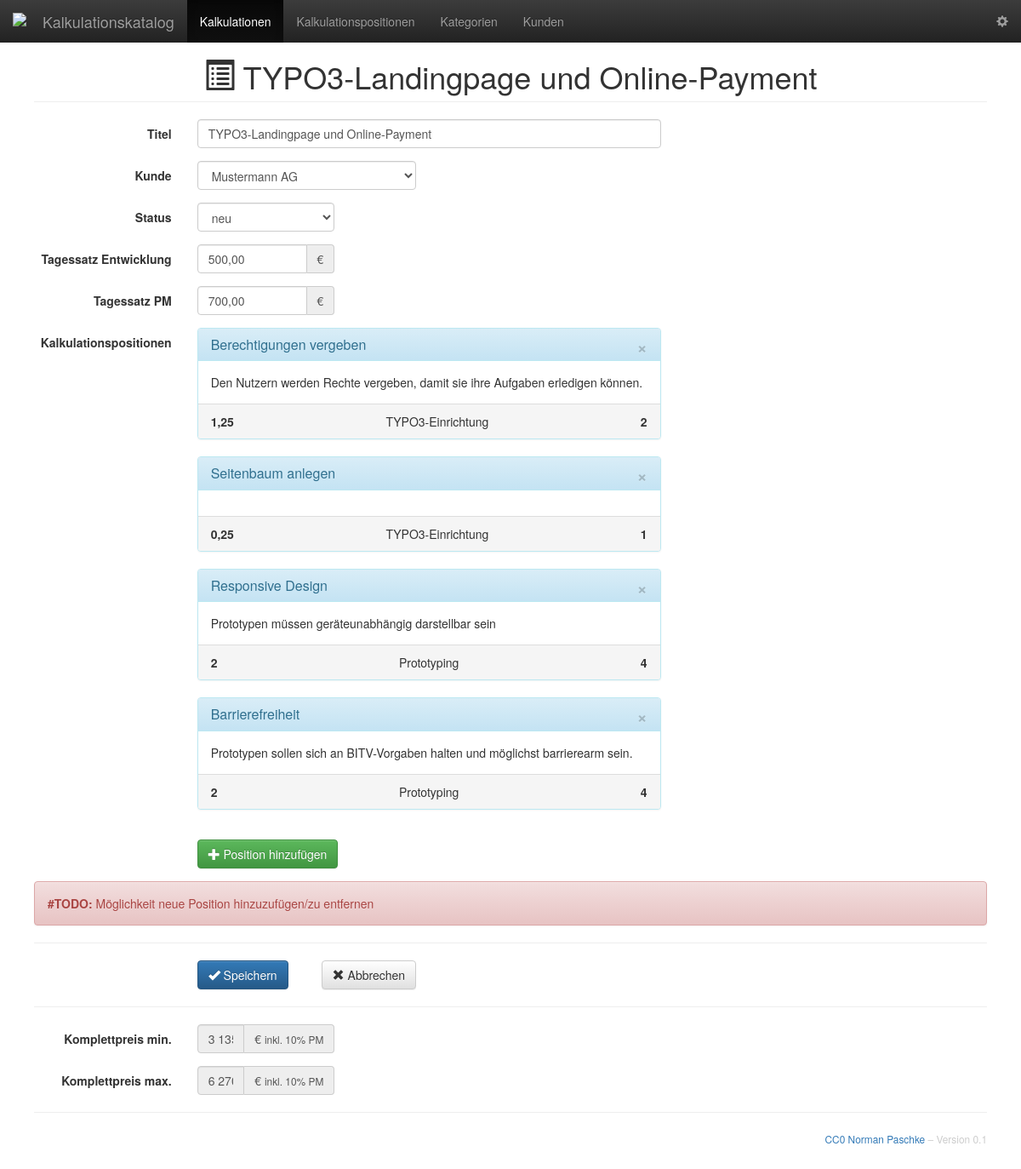
The app's page /?controller=calculation&action=show&id=1 with its own data.
### tables this page shows
CREATE TABLE `calculation` (
  `id` int(6) unsigned NOT NULL auto_increment,
  `tstamp` int(11) NOT NULL DEFAULT '0',
  `name` varchar(128) NOT NULL,
  `customer` int(6) unsigned NOT NULL,
  `status` int(6) unsigned NOT NULL,
  `price_team` float(6,2) unsigned NOT NULL DEFAULT '0',
  `price_pm` float(6,2) unsigned NOT NULL DEFAULT '0',
  PRIMARY KEY (`id`),
  CONSTRAINT `fk_customer` FOREIGN KEY (`customer`) REFERENCES customer(`id`),
  CONSTRAINT `fk_status` FOREIGN KEY (`status`) REFERENCES status(`id`)
);

CREATE TABLE `item` (
  `id` int(6) unsigned NOT NULL auto_increment,
  `name` varchar(128) NOT NULL,
  `description` text(1000),
  `tmin` float(6,3) unsigned NOT NULL DEFAULT '0',
  `tmax` float(6,3) unsigned NOT NULL DEFAULT '0',
  `category` int(6) unsigned NOT NULL,
  PRIMARY KEY (`id`),
  CONSTRAINT `fk_category` FOREIGN KEY (`category`) REFERENCES category(`id`)
);

CREATE TABLE `category` (
  `id` int(6) unsigned NOT NULL auto_increment,
  `name` varchar(128) NOT NULL,
  PRIMARY KEY (`id`)
);

### Classes/Models/calculation.model.php (called while the page is built, shortened)
<?php
class Calculation {
	public static function show($id) {
		global $db;
		$id = intval($id);
		$st = $db->prepare("SELECT * FROM calculation WHERE id=:id");
		$st->execute(array('id' => $id));
		$st->setFetchMode(PDO::FETCH_CLASS, "Calculation");
		$calculation = $st->fetch();
		return $calculation;
	}
	public function listItems($id) {
		$items = self::getItems($id);
		require_once "Classes/Views/calcItem.php";
	}
	public static function getItems($id) {
		global $db;
		$id = intval($id);
		$st = $db->prepare("SELECT i.* FROM item i INNER JOIN calculation_item_mm mm on i.id = mm.uid_item INNER JOIN calculation c on c.id = mm.uid_calculation WHERE c.id=:id;");
		$st->execute(array('id' => $id));
		$items = $st->fetchAll(PDO::FETCH_CLASS, "Item");
		return $items;
	}
	public static function getCompletePriceMin($id) {
		$items = self::getItems($id);
		$currentCalculation = self::show($id);
		$pt = 0;
		for ($i = 0; $i < count($items); $i++) {
			$task = $items[$i]->tmin;
			$pt = $pt + $task;
		};
		$team = floatval($currentCalculation->price_team);
		$pm = floatval($currentCalculation->price_pm);
		$pm = $pt * 0.1 * $pm;
		$pt = $pt * $team;
		$pt = $pt + $pm;
		return formatCurrency($pt);
	}
	public static function getCompletePriceMax($id) {
		$items = self::getItems($id);
		$currentCalculation = self::show($id);
		$pt = 0;
		for ($i = 0; $i < count($items); $i++) {
			$task = $items[$i]->tmax;
			$pt = $pt + $task;
		};
		$team = floatval($currentCalculation->price_team);
		$pm = floatval($currentCalculation->price_pm);
		$pm = $pt * 0.1 * $pm;
		$pt = $pt * $team;
		$pt = $pt + $pm;
		return formatCurrency($pt);
	}
}
?>

### Classes/Controllers/calculation.controller.php (called while the page is built, shortened)
<?php
class CalculationController {
	public function show() {
		$calculation = Calculation::show($_GET['id']);
		require_once "Classes/Views/showCalculation.php";
	}
}
?>

### index.php (called while the page is built, shortened)
<?php
require_once "Classes/Views/layout.php";

### Classes/Models/item.model.php (called while the page is built, shortened)
<?php
class Item {
	public static function getCategory($id) {
		global $db;
		$id = intval($id);
		$st = $db->prepare("SELECT * FROM category WHERE id=:id");
		$st->execute(array('id' => $id));
		$category = $st->fetch(PDO::FETCH_OBJ);
		return $category;
	}
}
?>

### Classes/Views/calcItem.php (the view)
<?php foreach($items as $item) { ?>
<div class="panel panel-info" id="<?php echo $item->id ?>">
	<div class="panel-heading">
		<button type="button" title="Entfernen" class="close" data-dismiss="alert" aria-label="Close"><span aria-hidden="true">&times;</span></button>
		<h3 class="panel-title"><?php echo $item->name ?></h3>
	</div>
	<div class="panel-body">
		<?php echo nl2br($item->description) ?>
	</div>
	<div class="panel-footer">
		<div class="pull-left"><strong><?php echo pt($item->tmin) ?></strong></div>
		<div class="pull-right"><strong><?php echo pt($item->tmax) ?></strong></div>
		<div class="text-center"><?php echo $item->getCategory($item->category)->name ?></div>
	</div>
</div>
<?php } ?>

### Classes/Views/showCalculation.php (shortened to what this page needs)
<?php echo pageHeader($calculation->name, 'glyphicon-list-alt') ?>
<form class="form-horizontal" action="/?controller=calculation&action=show&id=<?php echo $calculation->id ?>" method="POST">
	<div class="form-group">
		<label class="col-sm-3 col-lg-2 control-label" for="calculationName">Titel</label>
		<div class="col-sm-8 col-lg-6">
			<input id="calculationName" name="name" class="form-control" type="text" value="<?php echo $calculation->name ?>" />
		</div>
	</div>
	<div class="form-group">
		<label class="col-sm-3 col-lg-2 control-label" for="calculationCustomer">Kunde</label>
		<div class="col-sm-5 col-lg-3">
		</div>
	</div>
	<div class="form-group">
		<label class="col-sm-3 col-lg-2 control-label" for="calculationCategory">Status</label>
		<div class="col-sm-5 col-lg-2">
		</div>
	</div>
	<div class="form-group">
		<label class="col-sm-3 col-lg-2 control-label" for="calculationPteam">Tagessatz Entwicklung</label>
		<div class="col-sm-5 col-lg-2">
			<div class="input-group">
				<input id="calculationPteam" name="price_team" class="form-control" type="text" placeholder="0" value="<?php echo formatCurrency($calculation->price_team) ?>" />
				<div class="input-group-addon">&euro;</div>
			</div>
		</div>
	</div>
	<div class="form-group">
		<label class="col-sm-3 col-lg-2 control-label" for="calculationTmax">Tagessatz PM</label>
		<div class="col-sm-5 col-lg-2">
			<div class="input-group">
				<input id="calculationTmax" name="tmax" class="form-control" type="text" placeholder="0" value="<?php echo formatCurrency($calculation->price_pm) ?>" />
				<div class="input-group-addon">&euro;</div>
			</div>
		</div>
	</div>
	<div class="form-group">
		<label class="col-sm-3 col-lg-2 control-label" for="calculationName">Kalkulationspositionen</label>
		<div class="col-sm-8 col-lg-6">
			<?php $calculation->listItems($calculation->id) ?>
		</div>
	</div>
	<div class="form-group">
		<div class="col-sm-8 col-lg-6 col-sm-push-3 col-lg-push-2">
			<a class="btn btn-success" href=""><span class="glyphicon glyphicon-plus"></span> Position hinzufügen</a>
		</div>
	</div>
	<div class="alert alert-danger">
		<strong>#TODO:</strong> Möglichkeit neue Position hinzuzufügen/zu entfernen
	</div>
	<hr>
	<div class="form-group">
		<div class="col-sm-8 col-md-5 col-lg-3 col-sm-offset-3 col-lg-offset-2">
			<button type="submit" class="btn btn-primary"><span class="glyphicon glyphicon-ok"></span> Speichern</button>
			<a class="btn btn-default pull-right" href="/?controller=calculation&action=index" role="button"><span class="glyphicon glyphicon-remove"></span> Abbrechen</a>
		</div>
	</div>
	<hr>
	<div class="form-group">
		<label class="col-sm-3 col-lg-2 control-label">Komplettpreis min.</label>
		<div class="col-sm-5 col-lg-2">
			<div class="input-group">
				<input class="form-control" type="text" readonly value="<?php echo $calculation->getCompletePriceMin($calculation->id) ?>" />
				<div class="input-group-addon">&euro; <small>inkl. 10% PM</small></div>
			</div>
		</div>
	</div>
	<div class="form-group">
		<label class="col-sm-3 col-lg-2 control-label">Komplettpreis max.</label>
		<div class="col-sm-5 col-lg-2">
			<div class="input-group">
				<input class="form-control" type="text" readonly value="<?php echo $calculation->getCompletePriceMax($calculation->id) ?>" />
				<div class="input-group-addon">&euro; <small>inkl. 10% PM</small></div>
			</div>
		</div>
	</div>
</form>

### Classes/functions.php (shortened to what this page needs)
<?php
function iconTitle($title = '', $icon = '') {
	if($title) {
		if($icon) {
			$iconTitle = '<i class="glyphicon '.$icon.'"></i> '.$title;
		}
	}
	return $iconTitle;
}
function pageHeader($title = '', $icon = '') {
	if($title && $icon) {
		$title = iconTitle($title, $icon);
		$pageHeader = '<h1 class="page-header">'.$title.'</h1>';
	}
	return $pageHeader;
}
function formatCurrency($prize) {
	$formatedPrize = number_format(round($prize,2),2,',',' ');
	return $formatedPrize;
}
function pt($number) {
	echo rtrim(number_format($number,3,',',''),'0'.',');
	return;
}

### Resources/Public/Stylesheets/style.css (style rules this page uses)
body { min-width: 320px; padding-top: 50px; }
h1 { font-size: 24px; }
@media (min-width: 768px) { h1 { font-size: 36px; text-align: center; } }
.main .page-header { margin-top: 0; }

### records on screen
calculation: name "TYPO3-Landingpage und Online-Payment", price_team "500,00", tmax "700,00"
item: name "Berechtigungen vergeben", description "Den Nutzern werden Rechte vergeben, damit sie ihre Aufgaben erledigen können.", tmin "1,25 2", category.name "TYPO3-Einrichtung"
item: name "Seitenbaum anlegen", tmin "0,25 1", category.name "TYPO3-Einrichtung"
item: name "Responsive Design", description "Prototypen müssen geräteunabhängig darstellbar sein", tmin "2 4", category.name "Prototyping"
item: name "Barrierefreiheit", description "Prototypen sollen sich an BITV-Vorgaben halten und möglichst barrierearm sein.", tmin "2 4", category.name "Prototyping"

### other values on screen
$GLOBALS['defaultTitle'] "Kalkulationskatalog"
$GLOBALS['version'] "0.1"
form field customer "Mustermann AG"
form field status "neu"
